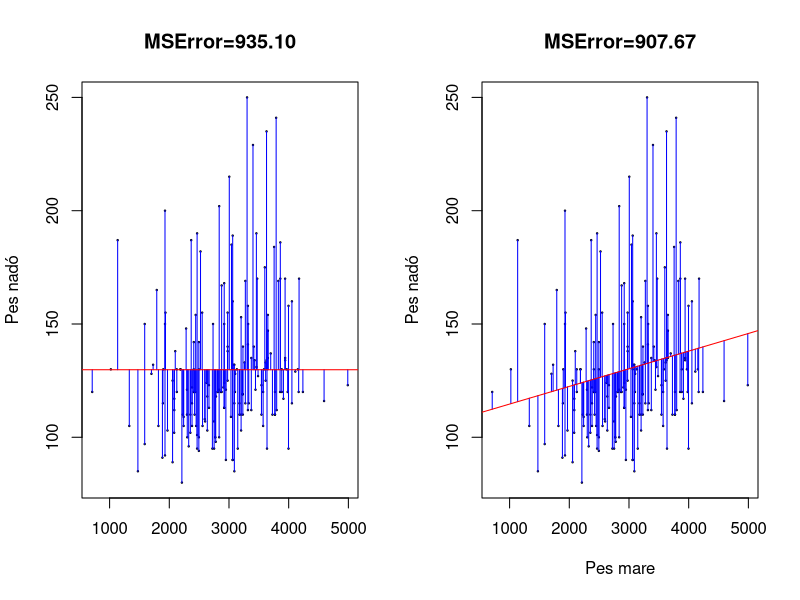

The R script that drew this image:
## ---- chunk 1
data(birthwt, package='MASS')
## ---- chunk 2
SSError = function(resid, df){
  sum( (resid-mean(resid))^2 ) / df
}
par(mfrow=c(1,2))
plot(lwt~bwt, data = birthwt, cex=0.2, main=sprintf('MSError=%.2f', var(birthwt$lwt)),
     xlab = '', ylab = 'Pes nadó')
segments(x0 = birthwt[['bwt']], x1 = birthwt[['bwt']], 
         y0 = mean(birthwt[['lwt']]), y = birthwt[['lwt']], col='blue')
abline(h=mean(birthwt[['lwt']]), col='red')

m<-lm(lwt~bwt, data = birthwt)
plot(lwt~bwt, data = birthwt, cex=0.2, main=sprintf('MSError=%.2f', SSError(m$residuals, m$df.residual)),
     xlab = 'Pes mare', ylab = 'Pes nadó')
segments(x0 = birthwt[['bwt']], x1 = birthwt[['bwt']], 
         y0 = predict(m), y = birthwt[['lwt']], col='blue')
abline(m, col='red')
par(mfrow=c(1,1))
